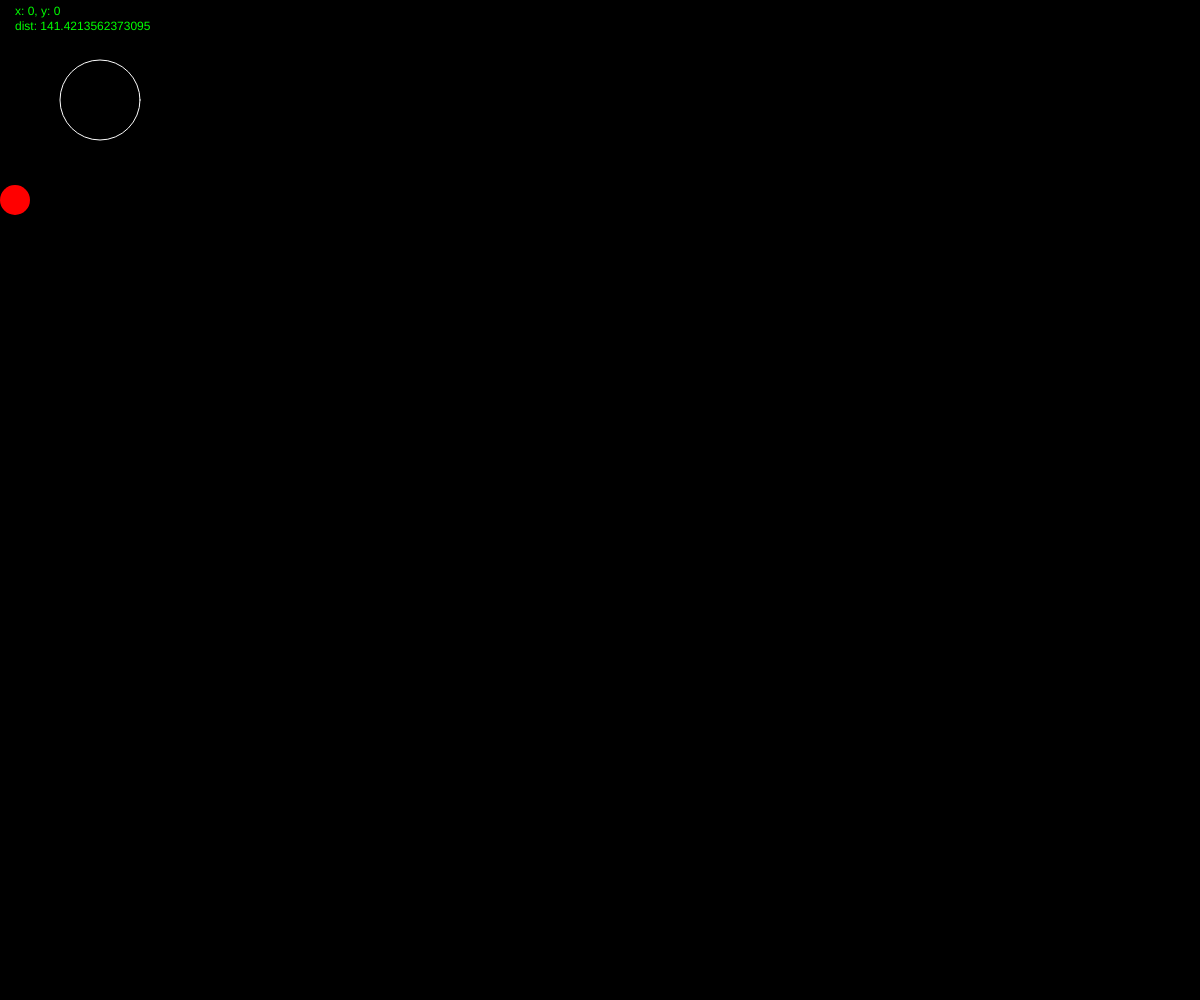
Frame 1 (no input)
Frame 60 (no input): identical to frame 1, image omitted
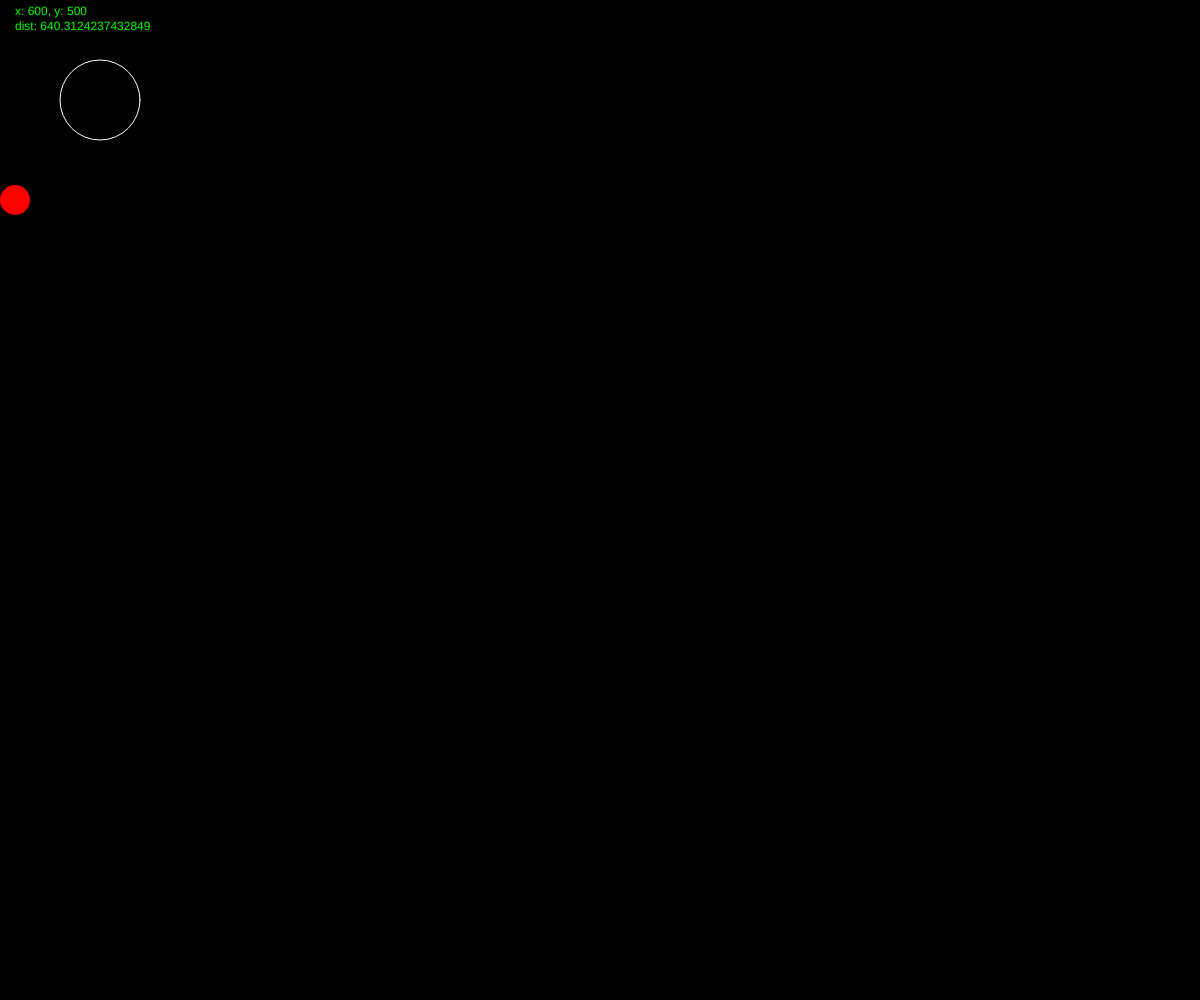
Frame 120 (the mouse pressed at the canvas centre since frame 60)

The p5.js sketch that drew these frames (run headless with seeded random() and noise() and a simulated clock; from frame 60 on, the mouse is pressed at the canvas centre):

// p5.js sketch
// ── sketch.js
let buttonX = 100;
let buttonY = 100;
let buttonD = 80;
let hovering = false;
// boolean variable that tracks whether mouse is
// hovering over button

let r = 0; // variable to hold red amount
let g = 0; // variable to hold green amount
let b = 0; // variable to hold blue amount

let ballX = 15;
let ballSpeed = 0.5;
let ballD = 30;

function setup() {
  // runs once at the start
  createCanvas(windowWidth, windowHeight);
  background(0);
  ballX = ballD / 2;

  // noLoop();
}

function draw() {
  // runs in a loop after setup

  background(r, g, b); // use r g and b variables for background color
  strokeWeight(1); // reset stroke weight to 1

  fill(0, 255, 0); // green fill
  text("x: " + mouseX + ", y: " + mouseY, 15, 15);

  let distance = dist(mouseX, mouseY, buttonX, buttonY);

  text("dist: " + distance, 15, 30);

  stroke(255); // white stroke
  noFill(); // reset fill to none

  if (distance < buttonD / 2) {
    // IS the distance between the mouse and the
    // center of the button LESS THAN the radius?
    fill(50);
    hovering = true;
    if (mouseIsPressed) {
      strokeWeight(3);
    }
    ballX = ballX + ballSpeed;
  } else {
    hovering = false;
  }

  circle(buttonX, buttonY, buttonD);

  fill("red");
  noStroke();

  if (ballX > width - ballD / 2 || ballX < ballD / 2) {
    ballSpeed = -ballSpeed;
  }

  circle(ballX, 200, 30); // circle uses balX for x pos
}

function mousePressed() {
  // the mousePressed function runs enclosed code
  // ONCE when the mouse is pressed down
  if (hovering == true) {
    r = random(255);
    g = random(255);
    b = random(255);
    ballSpeed = -ballSpeed;
  }
}
